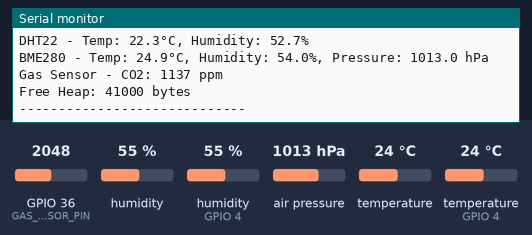
A program run on a simulated ESP32. Parts: the last lines printed to the serial monitor. The test bench sets the inputs (shaded band); at power-on: GPIO 36 (GAS_SENSOR_PIN) = 2048, humidity 55 %, humidity (sensor on GPIO 4) 55 %, air pressure 1013 hPa, temperature 24 °C, temperature (sensor on GPIO 4) 24 °C. Random numbers use the default seed unless the program sets one.

Above: at 58.2 s.
58.3 s: GPIO 36 (GAS_SENSOR_PIN) set to 1995
At 60.8 s:
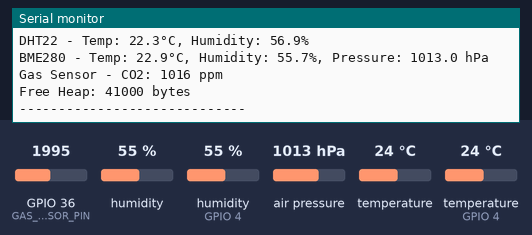
72.3 s: GPIO 36 (GAS_SENSOR_PIN) set to 1900
At 73.0 s:
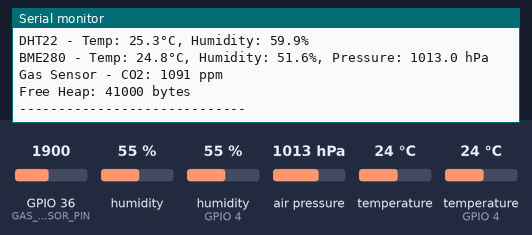
Timing chart, 0 to 75.3 s (numbered marks = the images above; inputs shaded):
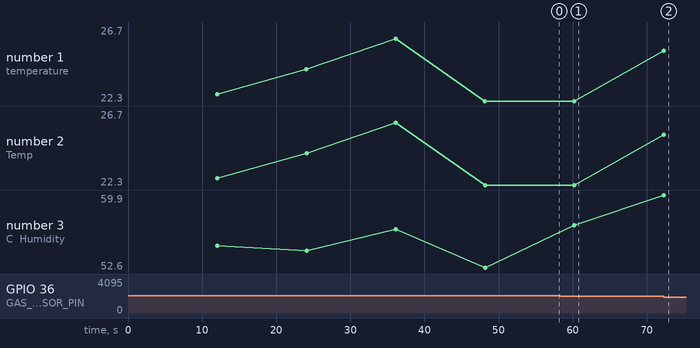

The program:

main.cpp
```cpp
// Node 2 firmware - Different location and ID
#include <Arduino.h>
#include <DHT.h>
#include <Wire.h>
#include <Adafruit_BME280.h>
#include <ArduinoJson.h>

// Pin definitions
#define DHT_PIN 4
#define DHT_TYPE DHT22
#define GAS_SENSOR_PIN A0
#define I2C_SDA 21
#define I2C_SCL 22

// Sensor instances
DHT dht(DHT_PIN, DHT_TYPE);
Adafruit_BME280 bme;

// Node configuration - DIFFERENT FROM NODE 1
const String NODE_ID = "ESP32_NODE_02";
const String LOCATION = "aula21";
unsigned long lastReading = 0;
const unsigned long READING_INTERVAL = 12000; // Slightly different timing

// Sensor data structure
struct SensorData {
  float temperature_dht;
  float humidity_dht;
  float temperature_bme;
  float humidity_bme;
  float pressure;
  int gas_level;
  unsigned long timestamp;
  String node_id;
  String location;
};

void setup() {
  Serial.begin(115200);
  delay(2000);

  Serial.println("=== Medusse ESP32 Node 2 Starting ===");
  Serial.println("Node ID: " + NODE_ID);
  Serial.println("Location: " + LOCATION);

  // Initialize I2C
  Wire.begin(I2C_SDA, I2C_SCL);

  // Initialize DHT22
  dht.begin();
  Serial.println("DHT22 initialized");

  // Initialize BME280
  if (!bme.begin(0x76)) {
    Serial.println("Could not find BME280 sensor, check wiring!");
  } else {
    Serial.println("BME280 initialized");
  }

  // Initialize gas sensor
  pinMode(GAS_SENSOR_PIN, INPUT);
  Serial.println("Gas sensor initialized");

  Serial.println("=== All sensors ready ===");
  delay(1000);
}

void loop() {
  unsigned long currentTime = millis();

  if (currentTime - lastReading >= READING_INTERVAL) {
    SensorData data = readSensors();

    if (isValidReading(data)) {
      publishSensorData(data);
    } else {
      Serial.println("Invalid sensor reading, skipping...");
    }

    lastReading = currentTime;
  }

  delay(100);
}

SensorData readSensors() {
  SensorData data;

  // Read DHT22 with slight variation for Node 2
  data.temperature_dht = dht.readTemperature() + random(-20, 30) / 10.0; // Add some variation
  data.humidity_dht = dht.readHumidity() + random(-50, 50) / 10.0;

  // Read BME280
  data.temperature_bme = bme.readTemperature() + random(-20, 30) / 10.0;
  data.humidity_bme = bme.readHumidity() + random(-50, 50) / 10.0;
  data.pressure = bme.readPressure() / 100.0F;

  // Read gas sensor with different baseline for Node 2
  int gasRaw = analogRead(GAS_SENSOR_PIN);
  data.gas_level = map(gasRaw, 0, 4095, 350, 1800) + random(-50, 100); // Different range

  data.timestamp = millis();
  data.node_id = NODE_ID;
  data.location = LOCATION;

  return data;
}

bool isValidReading(const SensorData& data) {
  if (isnan(data.temperature_dht) || isnan(data.humidity_dht)) {
    return false;
  }

  if (data.temperature_dht < -40 || data.temperature_dht > 80) {
    return false;
  }

  if (data.humidity_dht < 0 || data.humidity_dht > 100) {
    return false;
  }

  return true;
}

void publishSensorData(const SensorData& data) {
  StaticJsonDocument<512> doc;

  doc["node_id"] = data.node_id;
  doc["location"] = data.location;
  doc["timestamp"] = data.timestamp;

  doc["sensors"]["dht22"]["temperature"] = round(data.temperature_dht * 10) / 10.0;
  doc["sensors"]["dht22"]["humidity"] = round(data.humidity_dht * 10) / 10.0;

  doc["sensors"]["bme280"]["temperature"] = round(data.temperature_bme * 10) / 10.0;
  doc["sensors"]["bme280"]["humidity"] = round(data.humidity_bme * 10) / 10.0;
  doc["sensors"]["bme280"]["pressure"] = round(data.pressure * 10) / 10.0;

  doc["sensors"]["gas"]["co2_ppm"] = data.gas_level;

  doc["system"]["free_heap"] = ESP.getFreeHeap();
  doc["system"]["uptime"] = millis();

  String jsonString;
  serializeJson(doc, jsonString);

  Serial.println(jsonString);

  Serial.println("--- Node 2 Sensor Reading ---");
  Serial.printf("DHT22 - Temp: %.1f°C, Humidity: %.1f%%\n",
                data.temperature_dht, data.humidity_dht);
  Serial.printf("BME280 - Temp: %.1f°C, Humidity: %.1f%%, Pressure: %.1f hPa\n",
                data.temperature_bme, data.humidity_bme, data.pressure);
  Serial.printf("Gas Sensor - CO2: %d ppm\n", data.gas_level);
  Serial.printf("Free Heap: %d bytes\n", ESP.getFreeHeap());
  Serial.println("-----------------------------");
}
```

Measured:
- after the input at 58.3 s, the serial monitor: prints a new line after 2.0 s (image 1)
